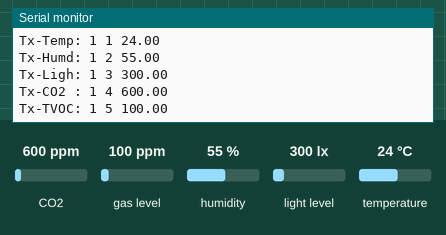
A sketch run on a simulated Arduino Nano, built with avr-gcc and run on an emulated ATmega328P. Parts: the last lines printed to the serial monitor. The test bench sets the inputs (shaded band); at power-on: CO2 600 ppm, gas level 100 ppm, humidity 55 %, light level 300 lx, temperature 24 °C. No radio packets arrive unless stated.

Above: at 4.8 s.
4.9 s: CO2 set to 452 ppm
At 6.7 s:
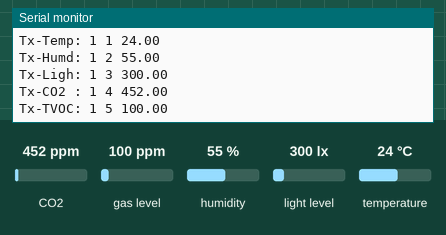
7.9 s: gas level set to 20 ppm
At 9.5 s:
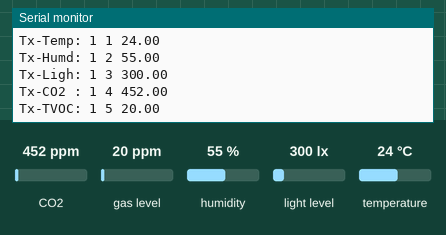
10.9 s: humidity set to 22 %
13.9 s: light level set to 40 lx
At 15.2 s:
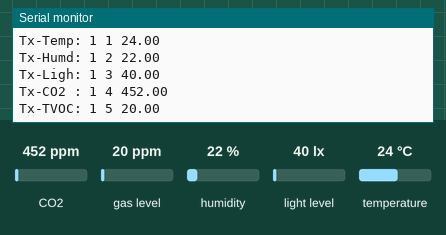

The sketch:

node-env.ino
```cpp
// ----------------------------------------------------------------------------------------------//
//                                              Libs                                             //
// ----------------------------------------------------------------------------------------------//
#include <SPI.h>
#include <RF24.h>
#include <RF24Network.h>
#include <Adafruit_AHTX0.h>
#include <Wire.h>
#include <BH1750.h>
#include <Adafruit_CCS811.h>
#include <printf.h>

// ----------------------------------------------------------------------------------------------//
//                                              Globals                                          //
// ----------------------------------------------------------------------------------------------//
// NRF24 init & NRF24 network init
RF24 radio(9, 10);
RF24Network network(radio);

// Sensors
Adafruit_AHTX0 aht;
BH1750 lightMeter;
Adafruit_CCS811 ccs;

// adress array
const uint16_t addresses[] = {00, 01, 011, 012, 013};
// sensors nummer
const uint16_t sensorsnr[] = {1, 2, 3, 4, 5};

// intervall for transmitting in ms
const unsigned long txinterval = 50;
const unsigned long srinterval = 2000;

// buffer for last msg in ms
unsigned long txlast;

// Iterator for sending sensor values
unsigned short iterator;
bool ok;

// Transrecieving struct
struct msg
{
  unsigned long node;
  unsigned long sensor;
  float data;
};

// Sensor objects
msg TempData = {addresses[1], sensorsnr[0], 0};
msg HumdData = {addresses[1], sensorsnr[1], 0};
msg LighData = {addresses[1], sensorsnr[2], 0};
msg COtwData = {addresses[1], sensorsnr[3], 0};
msg TVOCData = {addresses[1], sensorsnr[4], 0};

// ----------------------------------------------------------------------------------------------//
//                                              Init                                             //
// ----------------------------------------------------------------------------------------------//
void setup(void)
{

  // Set iterator initially
  iterator = 0;

  // UART init
  Serial.begin(9600);
  printf_begin();

  // Wait for the serial init
  if (!Serial)
  {
    // some boards need this because of native USB capability
  }

  // Debugging
  Serial.print("Initialize Node: ");
  Serial.println(addresses[1]);

  // Sensors init
  if (!aht.begin())
  {

    // Debugging
    Serial.println("Could not find AHT? Check wiring");
    while (1)
      delay(10);
  }

  // Debugging
  Serial.println("AHT10 or AHT20 found");

  // Light sensor init
  Wire.begin();
  lightMeter.begin();

  // Debugging
  Serial.println("light sensor found");

  // CCS811 Gas sensor init
  if (!ccs.begin())
  {
    // debugging
    Serial.println("Failed to start ccs sensor! Please check your wiring.");
    while (1)
      ;
  }

  // Start SPI
  SPI.begin();

  // Init radio
  if (!radio.begin())
  {
    Serial.println(F("Radio hardware not responding!"));
    while (1)
    {
      // hold in infinite loop
    }
  }

  // Start networking
  network.begin(77, addresses[1]);

  // test diff speed
  radio.setDataRate(RF24_2MBPS);

  // debug settings
  radio.printDetails();
}

// ----------------------------------------------------------------------------------------------//
//                                              Run                                              //
// ----------------------------------------------------------------------------------------------//
void loop()
{

  // Network update first command always
  network.update();

  // ------------------------------------- Reading network  -------------------------------------//
  while (network.available())
  {

    // create header
    RF24NetworkHeader headerrx;
    // create object
    msg datarx;

    // read data
    network.read(headerrx, &datarx, sizeof(datarx));

    // Build msg for gateway
    String msggw = "S" + String(datarx.node) + ":" + String(datarx.sensor) + "{" + String(datarx.data) + "}" + "E";

    Serial.println(msggw);
  }

  // ------------------------------------- Sending network  -------------------------------------//

  // set header of target node
  RF24NetworkHeader header(addresses[0]);

  // use switch Case to send data organized
  switch (iterator)
  {
  // Send Temp data
  case 0:
    // Try to send
    ok = network.write(header, &TempData, sizeof(TempData));
    // If data got send, increment "iterator" and send next data
    if (ok)
    {
      iterator++;
      // Debug
      // Serial.println("Send data Temp");
      break;
    }
    else
    {
      // Serial.println("failed Temp");
      break;
    }
    break;
  // Send Hum data
  case 1:
    // Try to send
    ok = network.write(header, &HumdData, sizeof(HumdData));
    // If data got send, increment "iterator" and send next data
    if (ok)
    {
      iterator++;
      // Debug
      // Serial.println("Send data Hum");
      break;
    }
    else
    {
      // Serial.println("failed Hum");
      break;
    }
    break;
  // Send Light data
  case 2:
    // Try to send
    ok = network.write(header, &LighData, sizeof(LighData));
    // If data got send, increment "iterator" and send next data
    if (ok)
    {
      iterator++;
      // Debug
      // Serial.println("Send data Light");
      break;
    }
    else
    {
      // Serial.println("failed Light");
      break;
    }
    break;
  // Send CO2 data
  case 3:
    // Try to send
    ok = network.write(header, &COtwData, sizeof(COtwData));
    // If data got send, increment "iterator" and send next data
    if (ok)
    {
      iterator++;
      // Debug
      // Serial.println("Send data CO2");
      break;
    }
    else
    {
      // Serial.println("failed CO2");
      break;
    }
    break;
  // Send TVOC data
  case 4:
    // Try to send
    ok = network.write(header, &TVOCData, sizeof(TVOCData));
    // If data got send, increment "iterator" and send next data
    if (ok)
    {
      iterator=0;
      // Debug
      // Serial.println("Send data TVOC");
      break;
    }
    else
    {
      // Serial.println("failed TVOC");
      break;
    }
    break;
  default:
    // Reset iterator
    iterator = 0;
    break;
  }

  // ------------------------------------- Reading sensors  -------------------------------------//

  // get current time
  unsigned long now = millis();

  // read sensor data
  if (now - txlast >= srinterval)
  {

    // update timestamp
    txlast = now;

    // read data from sensors
    // AHT20
    // create instance
    sensors_event_t humidity, temp;
    // reading
    aht.getEvent(&humidity, &temp);

    // Update sensor data
    TempData.data = temp.temperature;
    HumdData.data = humidity.relative_humidity;

    // LightMeter
    LighData.data = lightMeter.readLightLevel();

    // ccs gas sensor
    if (ccs.available())
    {
      if (!ccs.readData())
      {

        // get CO2 data
        COtwData.data = ccs.geteCO2();

        // get TVOC data
        TVOCData.data = ccs.getTVOC();
      }
    }

    // debugging
    Serial.print("Tx-Temp: "); Serial.print(TempData.node); Serial.print(" "); Serial.print(TempData.sensor); Serial.print(" "); Serial.println(TempData.data);
    Serial.print("Tx-Humd: "); Serial.print(HumdData.node); Serial.print(" "); Serial.print(HumdData.sensor); Serial.print(" "); Serial.println(HumdData.data);
    Serial.print("Tx-Ligh: "); Serial.print(LighData.node); Serial.print(" "); Serial.print(LighData.sensor); Serial.print(" "); Serial.println(LighData.data);
    Serial.print("Tx-CO2 : "); Serial.print(COtwData.node); Serial.print(" "); Serial.print(COtwData.sensor); Serial.print(" "); Serial.println(COtwData.data);
    Serial.print("Tx-TVOC: "); Serial.print(TVOCData.node); Serial.print(" "); Serial.print(TVOCData.sensor); Serial.print(" "); Serial.println(TVOCData.data);
  }
}
```

Measured:
- after the input at 4.9 s, the serial monitor: prints a new line after 1.2 s (image 1)
- after the input at 7.9 s, the serial monitor: prints a new line after 0.27 s (image 2)
- after the input at 13.9 s, the serial monitor: prints a new line after 0.22 s (image 3)
